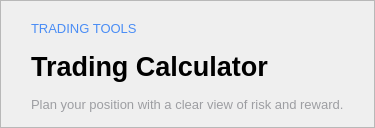
                       <widget class="QFrame" name="frame_5">
                        <property name="frameShape">
                         <enum>QFrame::Shape::StyledPanel</enum>
                        </property>
                        <property name="frameShadow">
                         <enum>QFrame::Shadow::Raised</enum>
                        </property>
                        <layout class="QVBoxLayout" name="verticalLayout_9">
                         <property name="spacing">
                          <number>15</number>
                         </property>
                         <property name="leftMargin">
                          <number>30</number>
                         </property>
                         <property name="topMargin">
                          <number>20</number>
                         </property>
                         <property name="rightMargin">
                          <number>30</number>
                         </property>
                         <property name="bottomMargin">
                          <number>15</number>
                         </property>
                         <item>
                          <widget class="QLabel" name="label_21">
                           <property name="font">
                            <font>
                             <family>Microsoft Sans Serif</family>
                             <pointsize>10</pointsize>
                            </font>
                           </property>
                           <property name="styleSheet">
                            <string notr="true">color: rgb(74, 141, 245);</string>
                           </property>
                           <property name="text">
                            <string>TRADING TOOLS</string>
                           </property>
                          </widget>
                         </item>
                         <item>
                          <widget class="QLabel" name="label_22">
                           <property name="font">
                            <font>
                             <family>Microsoft Sans Serif</family>
                             <pointsize>20</pointsize>
                             <bold>true</bold>
                            </font>
                           </property>
                           <property name="text">
                            <string>Trading Calculator</string>
                           </property>
                          </widget>
                         </item>
                         <item>
                          <widget class="QLabel" name="label_23">
                           <property name="font">
                            <font>
                             <family>Microsoft Sans Serif</family>
                             <pointsize>10</pointsize>
                            </font>
                           </property>
                           <property name="styleSheet">
                            <string notr="true">color: rgb(157, 158, 162);</string>
                           </property>
                           <property name="text">
                            <string>Plan your position with a clear view of risk and reward.</string>
                           </property>
                          </widget>
                         </item>
                        </layout>
                       </widget>
